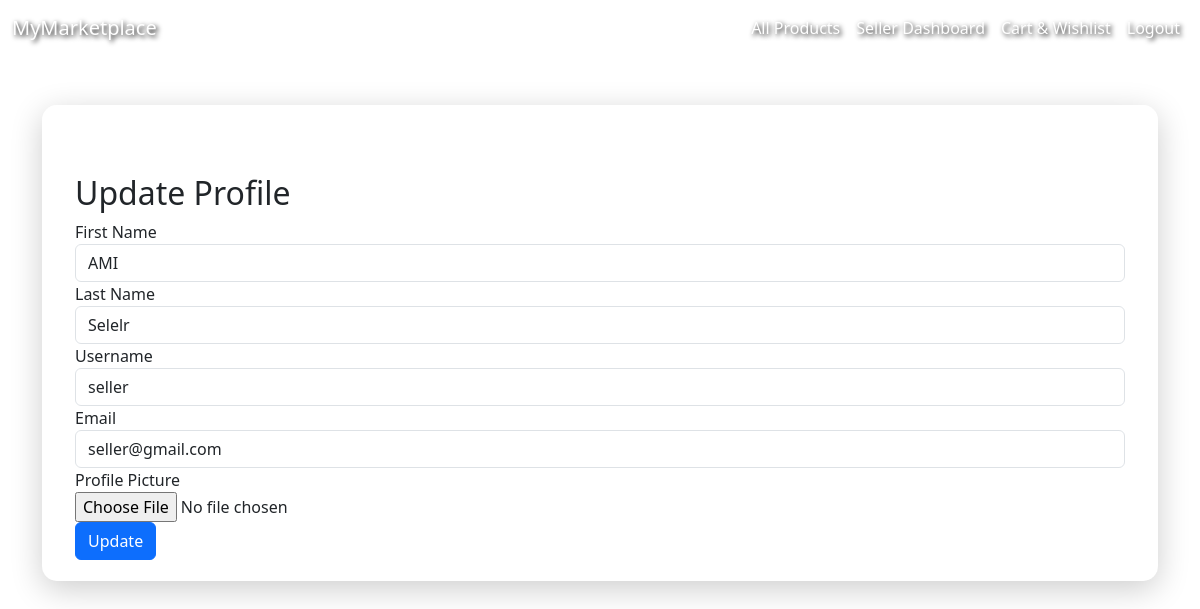
The app's page /profile (signed in) with its own data.
### models.py (models this page shows)
class User(db.Model, UserMixin):
    id = db.Column(db.Integer, primary_key=True)
    username = db.Column(db.String(100), unique=True, nullable=False)
    email = db.Column(db.String(120), unique=True, nullable=False)
    password_hash = db.Column(db.String(255), nullable=False)
    role = db.Column(db.String(10), nullable=False)  # 'owner', 'buyer', 'seller'
    first_name = db.Column(db.String(100), nullable=False)
    last_name = db.Column(db.String(100), nullable=False)
    contact_number = db.Column(db.String(20), nullable=True)
    address = db.Column(db.Text, nullable=True)
    profile_picture = db.Column(db.String(255), nullable=True)
    membership_status = db.Column(db.String(10), nullable=True)  # 'free' or 'premium'
    account_status = db.Column(db.String(10), nullable=False, default='active')  # 'active', 'suspended', 'deleted'
    premium = db.Column(db.Boolean, default=False)  # Is the seller premium
    storage_count = db.Column(db.Integer, default=0)  # Track the number of products in the warehouse
    @property
    def is_active(self):
        return self.account_status == 'active'

### app.py (the view, shortened to what this page needs)
@app.route('/profile', methods=['GET', 'POST'])
@login_required
def profile():
    return render_template('profile.html', user=current_user)

### app.py (called while the page is built)
@login_manager.user_loader
def load_user(user_id):
    return User.query.get(int(user_id))

### templates/profile.html (shortened to what this page needs)
{% extends "base.html" %}
{% block content %}
<div class="container mt-5">
    <h2>Update Profile</h2>
    <form method="POST" enctype="multipart/form-data">
        <div class="form-group">
            <label>First Name</label>
            <input name="first_name" class="form-control" value="{{ user.first_name }}">
        </div>
        <div class="form-group">
            <label>Last Name</label>
            <input name="last_name" class="form-control" value="{{ user.last_name }}">
        </div>
        <div class="form-group">
            <label>Username</label>
            <input name="username" class="form-control" value="{{ user.username }}">
        </div>
        <div class="form-group">
            <label>Email</label>
            <input name="email" class="form-control" value="{{ user.email }}">
        </div>
        <div class="form-group">
            <label>Profile Picture</label><br>
            <input type="file" name="profile_picture" class="form-control-file">
        </div>
        <button class="btn btn-primary">Update</button>
    </form>
</div>
{% endblock %}

### records on screen
User: first_name "AMI", last_name "Selelr", username "seller", email "seller@gmail.com"
